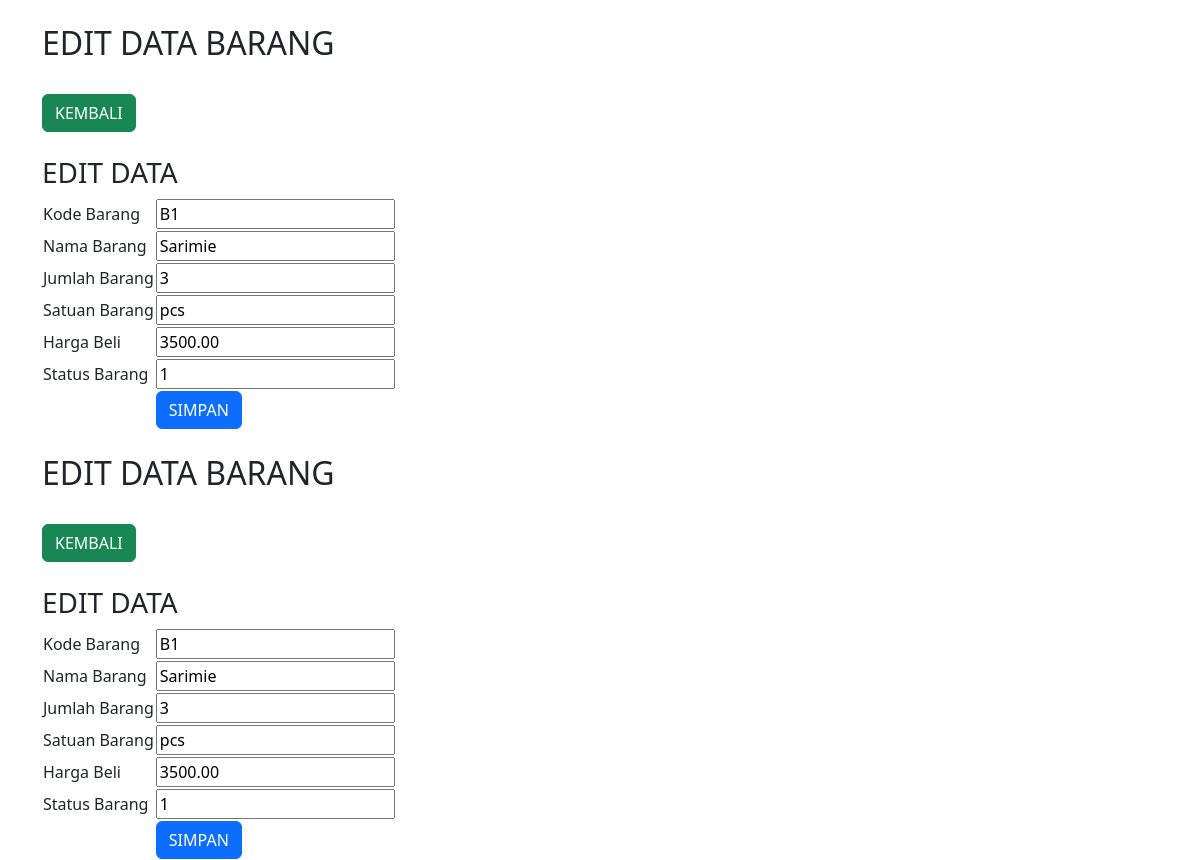
The page /edit.php?id=1 on the database its author committed.
### tables this page shows
CREATE TABLE `tb_inventory` (
  `id` int(11) NOT NULL,
  `kode_barang` varchar(20) NOT NULL,
  `nama_barang` varchar(50) NOT NULL,
  `jumlah_barang` int(10) NOT NULL,
  `satuan_barang` varchar(20) NOT NULL,
  `harga_beli` double(20,2) NOT NULL,
  `status_barang` tinyint(1) NOT NULL
);

### edit.php (the view, shortened to what this page needs)
<!DOCTYPE html>
<html>
<head>
    <link href="https://cdn.jsdelivr.net/npm/bootstrap@5.3.0/dist/css/bootstrap.min.css" rel="stylesheet">
</head>
<body>
<div class="container mt-4">
    <h2>EDIT DATA BARANG </h2>
    <br />
    <a href="index.php" class="btn btn-success">KEMBALI</a>
    <br />
    <br />
    <h3>EDIT DATA</h3>
    <?php
    include 'koneksi.php';
    $id = $_GET['id'];
    $data = mysqli_query($koneksi, "select * from tb_inventory where id='$id'");
    while ($d = mysqli_fetch_array($data)) {
    ?>
        <form method="post" action="update.php">
            <table>
                <tr>
                    <td>Kode Barang</td>
                    <td>
                        <input type="text" name="kode_barang" value="<?php echo $d['kode_barang']; ?>">
                    </td>
                </tr>
                <tr>
                    <td>Nama Barang</td>
                    <td>
                        <input type="text" name="nama_barang" value="<?php echo $d['nama_barang']; ?>">
                    </td>
                </tr>
                <tr>
                    <td>Jumlah Barang</td>
                    <td>
                        <input type="text" name="jumlah_barang" value="<?php echo $d['jumlah_barang']; ?>">
                    </td>
                </tr>
                <tr>
                    <td>Satuan Barang</td>
                    <td>
                        <input type="text" name="satuan_barang" value="<?php echo $d['satuan_barang']; ?>">
                    </td>
                </tr>
                <tr>
                    <td>Harga Beli</td>
                    <td>
                        <input type="number" name="harga_beli" value="<?php echo $d['harga_beli']; ?>">
                    </td>
                </tr>
                <tr>
                    <td>Status Barang</td>
                    <td>
                        <input type="text" name="status_barang" value="<?php echo $d['status_barang']; ?>">
                    </td>
                </tr>
                <tr>
                    <td></td>
                    <td><input type="submit" value="SIMPAN" class="btn btn-primary"></td>
                </tr>
            </table>
        </form>
        </div>
    <?php
    }
    ?>
</body>
</html><!DOCTYPE html>
<html>
<head>
    <link href="https://cdn.jsdelivr.net/npm/bootstrap@5.3.0/dist/css/bootstrap.min.css" rel="stylesheet">
</head>
<body>
<div class="container mt-4">
    <h2>EDIT DATA BARANG </h2>
    <br />
    <a href="index.php" class="btn btn-success">KEMBALI</a>
    <br />
    <br />
    <h3>EDIT DATA</h3>
    <?php
    include 'koneksi.php';
    $id = $_GET['id'];
    $data = mysqli_query($koneksi, "select * from tb_inventory where id='$id'");
    while ($d = mysqli_fetch_array($data)) {
    ?>
        <form method="post" action="update.php">
            <table>
                <tr>
                    <td>Kode Barang</td>
                    <td>
                        <input type="text" name="kode_barang" value="<?php echo $d['kode_barang']; ?>">
                    </td>
                </tr>
                <tr>
                    <td>Nama Barang</td>
                    <td>
                        <input type="text" name="nama_barang" value="<?php echo $d['nama_barang']; ?>">
                    </td>
                </tr>
                <tr>
                    <td>Jumlah Barang</td>
                    <td>
                        <input type="text" name="jumlah_barang" value="<?php echo $d['jumlah_barang']; ?>">
                    </td>
                </tr>
                <tr>
                    <td>Satuan Barang</td>
                    <td>
                        <input type="text" name="satuan_barang" value="<?php echo $d['satuan_barang']; ?>">
                    </td>
                </tr>
                <tr>
                    <td>Harga Beli</td>
                    <td>
                        <input type="number" name="harga_beli" value="<?php echo $d['harga_beli']; ?>">
                    </td>
                </tr>
                <tr>
                    <td>Status Barang</td>
                    <td>
                        <input type="text" name="status_barang" value="<?php echo $d['status_barang']; ?>">
                    </td>
                </tr>
                <tr>
                    <td></td>
                    <td><input type="submit" value="SIMPAN" class="btn btn-primary"></td>
                </tr>
            </table>
        </form>
        </div>
    <?php
    }
    ?>
</body>
</html>

### rows shown on the page
tb_inventory: kode_barang "B1", nama_barang "Sarimie", jumlah_barang "3", satuan_barang "pcs", harga_beli "3500.00", status_barang "1"
